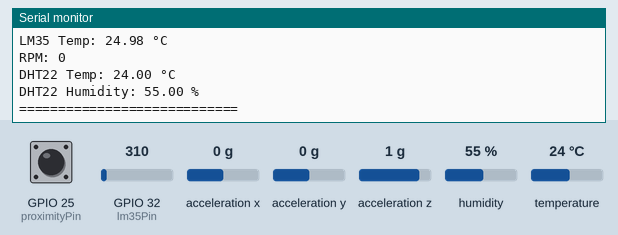
Recording of a sketch running on a simulated ESP32. Shown: the last lines printed to the serial monitor. Inputs (shaded band) come from the test bench; at power-on: acceleration x 0 g, humidity 55 %, GPIO 32 (lm35Pin) = 310, GPIO 25 (proximityPin) HIGH, acceleration y 0 g, temperature 24 °C, acceleration z 1 g. WiFi joins after 1.5 s; servers stay silent unless stated; no MQTT or app messages arrive unless stated.

Above: at 2.8 s.
2.9 s: acceleration x set to -1.4 g
5.6 s: humidity set to 22 %
At 6.1 s:
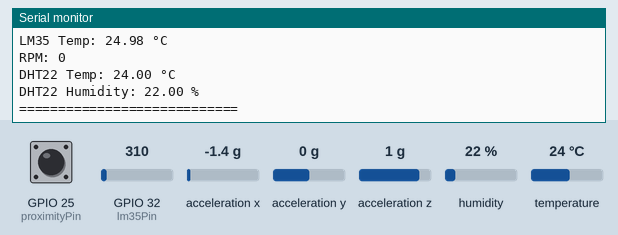
8.3 s: GPIO 32 (lm35Pin) set to 372
11.0 s: GPIO 25 (proximityPin) pulled LOW for 2.35 s
14.8 s: acceleration y set to -1.4 g
17.5 s: temperature set to 12 °C
At 19.1 s:
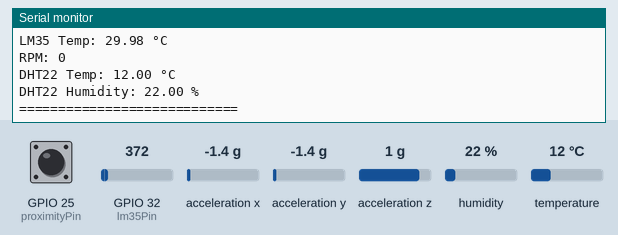

Measured:
- after the input at 5.6 s, the serial monitor: prints a new line after 0.12 s (image 1)
- after the input at 17.5 s, the serial monitor: prints a new line after 0.35 s (image 2)

The sketch:

esp32_motor_monitor.ino
```cpp
#include <WiFi.h>
#include <PubSubClient.h>
#include <Wire.h>
#include <Adafruit_ADXL345_U.h>
#include <DHT.h>

// WiFi credentials
const char* ssid = "UserName";
const char* password = "Password";

// MQTT broker IP
const char* mqtt_server = "Broker IP";

WiFiClient espClient;
PubSubClient client(espClient);

// ADXL345 sensor
Adafruit_ADXL345_Unified accel = Adafruit_ADXL345_Unified(12345);

// Sensor pins
#define proximityPin 25
#define lm35Pin 32
#define DHTPIN 4        // GPIO pin connected to DHT22
#define DHTTYPE DHT22    // DHT 22 (AM2302)

// RPM variables
volatile int pulseCount = 0;
unsigned long lastRPMTime = 0;
int rpm = 0;

// DHT sensor instance
DHT dht(DHTPIN, DHTTYPE);

void IRAM_ATTR countPulse() {
  pulseCount++;
}

void setup_wifi() {
  delay(100);
  Serial.print("Connecting to WiFi: ");
  Serial.println(ssid);

  WiFi.begin(ssid, password);
  while (WiFi.status() != WL_CONNECTED) {
    delay(500);
    Serial.print(".");
  }
  Serial.println("\nWiFi connected.");
}

void reconnect() {
  while (!client.connected()) {
    Serial.print("Attempting MQTT connection...");
    if (client.connect("ESP32_MotorMonitor")) {
      Serial.println("connected");
    } else {
      Serial.print("failed, rc=");
      Serial.print(client.state());
      delay(2000);
    }
  }
}

void setup() {
  Serial.begin(115200);
  setup_wifi();
  client.setServer(mqtt_server, 1883);

  if (!accel.begin()) {
    Serial.println("ADXL345 not found, check wiring!");
    while (1);
  }
  accel.setRange(ADXL345_RANGE_2_G);

  pinMode(proximityPin, INPUT_PULLUP);
  attachInterrupt(digitalPinToInterrupt(proximityPin), countPulse, FALLING);

  dht.begin(); // Initialize DHT22
}

void loop() {
  if (!client.connected()) {
    reconnect();
  }
  client.loop();

  // Read ADXL345 data
  sensors_event_t event;
  accel.getEvent(&event);

  // Read LM35 temperature
  int lm35Raw = analogRead(lm35Pin);
  float voltage = (lm35Raw / 4095.0) * 3.3;
  float temperatureC = voltage * 100;

  // Read DHT22 temperature and humidity
  float dhtTemp = dht.readTemperature();
  float dhtHum = dht.readHumidity();

  // Calculate RPM every 2 seconds
  unsigned long currentTime = millis();
  if (currentTime - lastRPMTime >= 2000) {
    rpm = (pulseCount * 30);
    pulseCount = 0;
    lastRPMTime = currentTime;
  }

  // Publish MQTT data
  client.publish("motor/vibration/x", String(event.acceleration.x).c_str());
  client.publish("motor/vibration/y", String(event.acceleration.y).c_str());
  client.publish("motor/vibration/z", String(event.acceleration.z).c_str());
  client.publish("motor/tempC", String(temperatureC).c_str());
  client.publish("motor/rpm", String(rpm).c_str());

  // DHT22 MQTT topics
  if (!isnan(dhtTemp)) {
    client.publish("motor/dht/tempC", String(dhtTemp).c_str());
  }
  if (!isnan(dhtHum)) {
    client.publish("motor/dht/humidity", String(dhtHum).c_str());
  }

  // Serial Monitor Output
  Serial.println("===== Sensor Readings =====");
  Serial.print("Vibration X: "); Serial.print(event.acceleration.x); Serial.println(" m/s²");
  Serial.print("Vibration Y: "); Serial.print(event.acceleration.y); Serial.println(" m/s²");
  Serial.print("Vibration Z: "); Serial.print(event.acceleration.z); Serial.println(" m/s²");
  Serial.print("LM35 Temp: "); Serial.print(temperatureC); Serial.println(" °C");
  Serial.print("RPM: "); Serial.println(rpm);
  Serial.print("DHT22 Temp: "); Serial.print(dhtTemp); Serial.println(" °C");
  Serial.print("DHT22 Humidity: "); Serial.print(dhtHum); Serial.println(" %");
  Serial.println("============================\n");

  delay(2000);
}
```
